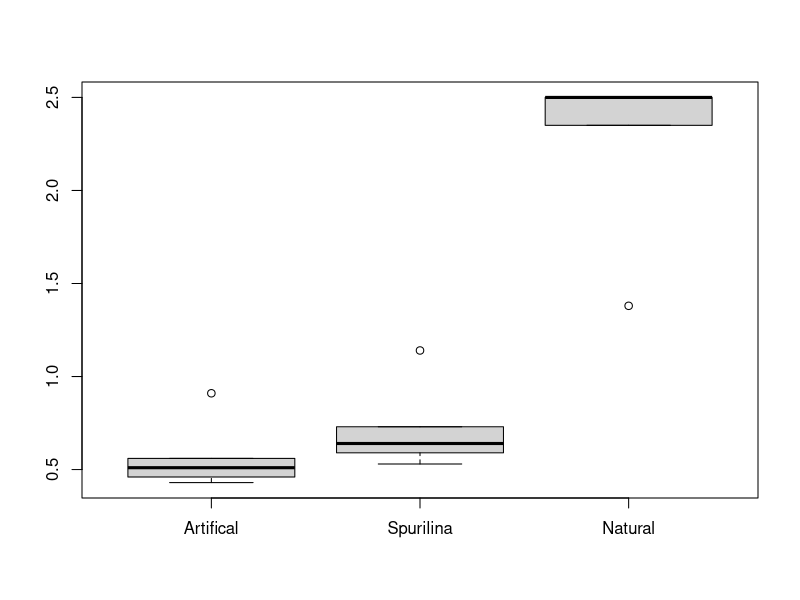
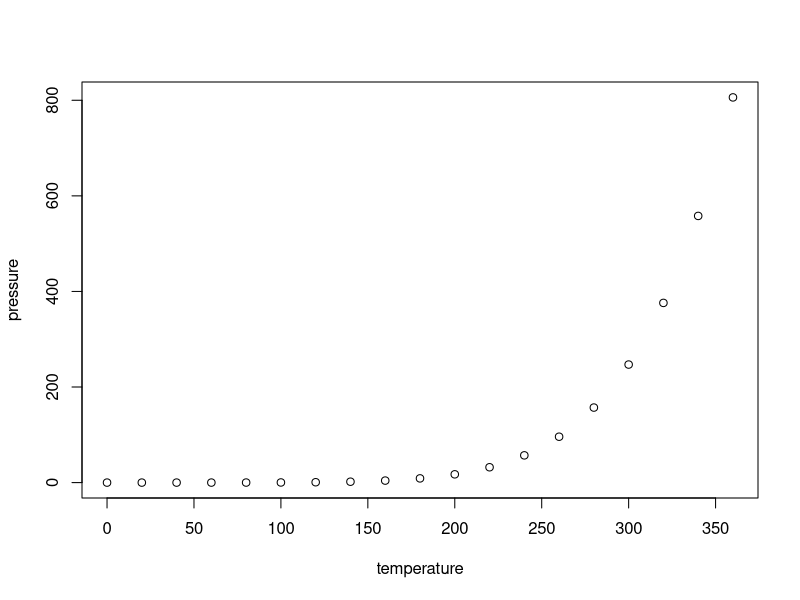

These figures' R source, in order:
## ---- chunk 1
absorbancedata <- read.table(header = TRUE, text = "Absorbance  Wavelength
2.50        375
2.50        405
1.38        475
2.35        495
2.50        525")
## ---- chunk 2
absorbancedata$Wavelength
## ---- chunk 3
absorbancedata$Absorbance
## ---- chunk 4
table(absorbancedata$Wavelength, absorbancedata$Absorbance)
## ---- chunk 5
as.data.frame(absorbancedata, row.names = NULL, optional = FALSE)
## ---- chunk 6
cabbagedata <- read.table(header = TRUE, text = "Absorbance  Wavelength
0.56        375
0.43        405
0.46        475
0.51        495
0.91        525")
## ---- chunk 7
as.data.frame(cabbagedata, row.names = NULL, optional = FALSE)
## ---- chunk 8
spurilinadata <- read.table(header = TRUE, text = "Absorbance  Wavelength
0.73        375
0.59        405
0.53        475
0.64        495
1.14        525")
## ---- chunk 9
as.data.frame(spurilinadata, row.names = NULL, optional = FALSE)
## ---- chunk 10
cabbagedata <- read.table(header = TRUE, text = "Absorbance  Wavelength
2.50        375
2.50        405
1.38        475
2.35        495
2.50        525")
## ---- chunk 11
as.data.frame(cabbagedata, row.names = NULL, optional = FALSE)
## ---- chunk 12
wavelengthdata <- read.table(header = TRUE, text = "Wavelength Artificial Spurilina Natural
375       0.56        0.73        2.50
405       0.43        0.59        2.50
475       0.46        0.53        1.38
495       0.51        0.64        2.35
525       0.91        1.14        2.50")  
## ---- chunk 13
as.data.frame(wavelengthdata, row.names = NULL, optional = FALSE)
## ---- chunk 14
wavelengthsdata <- read.table(header = TRUE, text = "Artifical Spurilina Natural
0.56        0.73        2.50
0.43        0.59        2.50
0.46        0.53        1.38
0.51        0.64        2.35
0.91        1.14        2.50")  
## ---- chunk 15
boxplot(wavelengthsdata)
## ---- chunk 16
t.test(wavelengthdata, mu=0, alt="two.sided", conf=0.50, var.eq=F, paired=F)
## ---- chunk 17
summary(cars)
## ---- chunk 18
plot(pressure)
